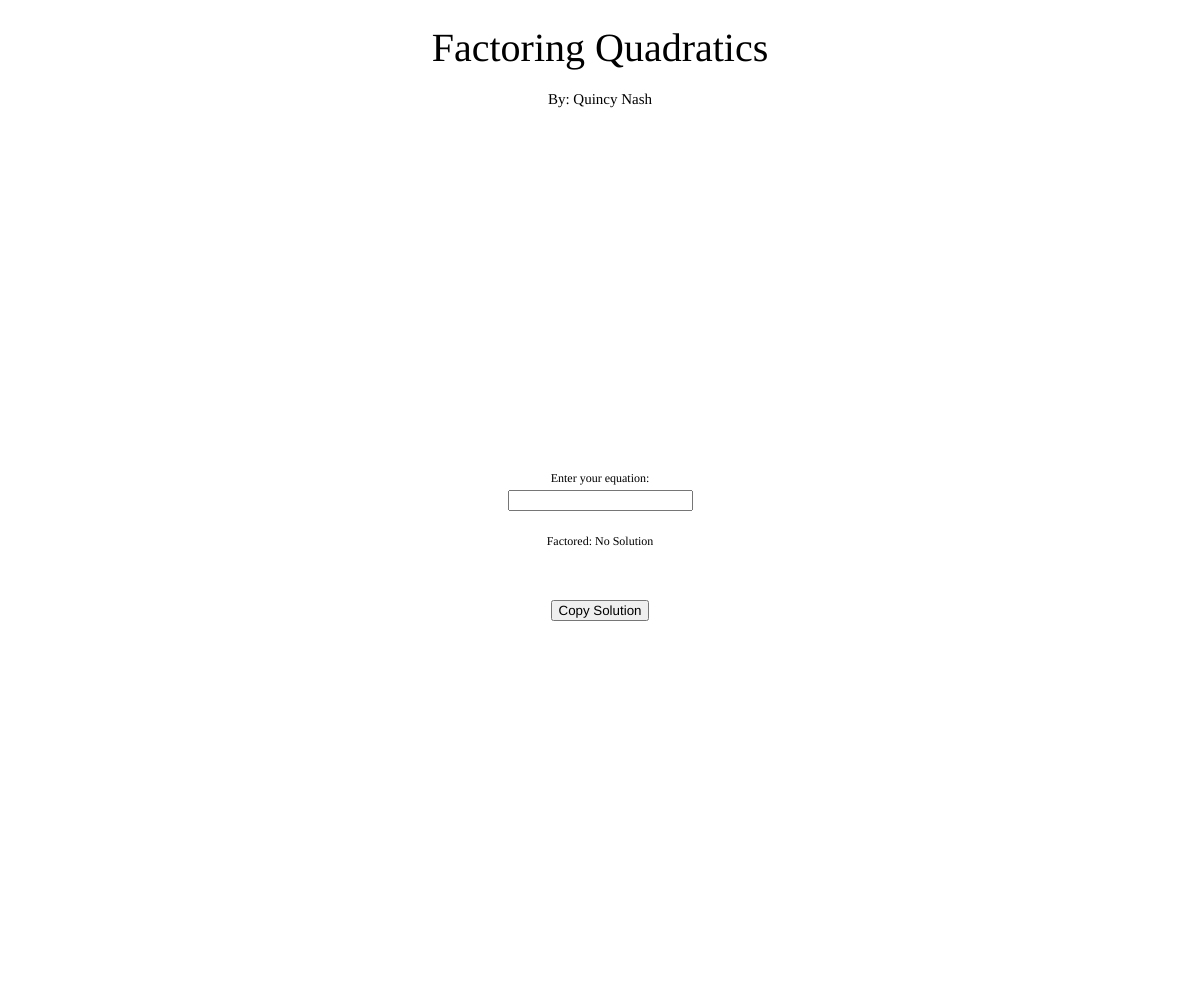
Frame 1 (no input)
Frame 60 (no input): identical to frame 1, image omitted
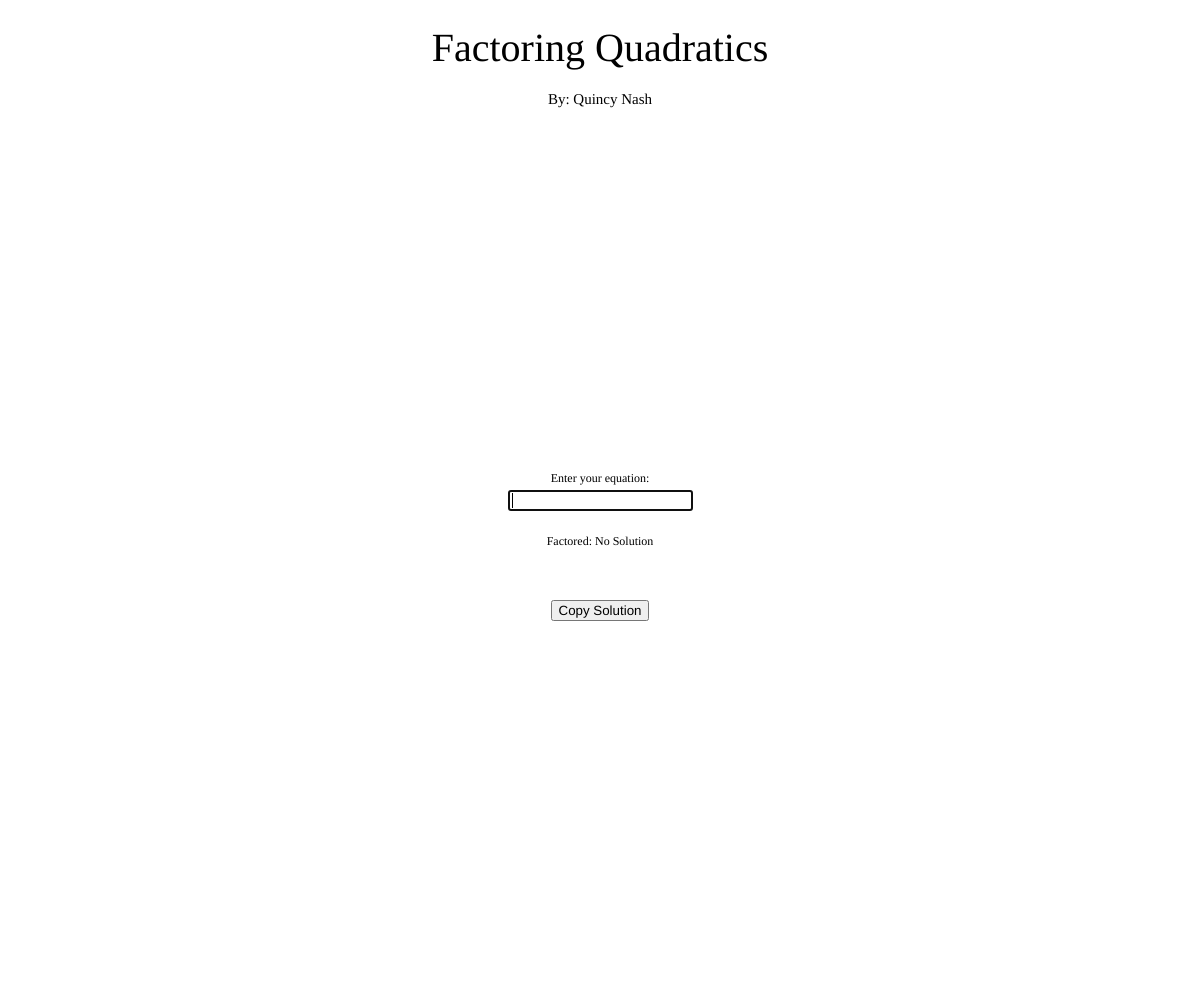
Frame 120 (the mouse pressed at the canvas centre since frame 60)

The p5.js sketch that drew these frames (run headless with seeded random() and noise() and a simulated clock; from frame 60 on, the mouse is pressed at the canvas centre):

// p5.js sketch
// ── sketch.js
let equation, solution, button, mobile;
let characters = [];

function setup() {
  createCanvas(windowWidth, windowHeight);
  equation = createInput("")
  equation.position(width/2 - equation.width/2, height/2 - equation.height/2)
  equation.input(solveEquation)
  
  button = createButton("Copy Solution")
  button.position(width/2 - button.width/2, height/2 + 100)
  button.mousePressed(copySolution)
  
  solution = "No Solution"
  
  for (var i = unchar('A'); i <= unchar('Z'); i++) {
    characters.push(char(i))
  }
}

function windowResized() {
  resizeCanvas(windowWidth, windowHeight)
  button.position(width/2 - button.width/2, height/2 + 100)
  equation.position(width/2 - equation.width/2, height/2 - equation.height/2)
}

function inList(element, array) {
  for (var part of array) {
    if (element == part) {
      return true
    }
  }
  return false
}

function beginningChars(string, chr) {
  var counter = 0
  for (var part of string) {
    if (part == chr) {
      counter += 1
    } else {
      return counter
    }
  }
}

function mySplit(string, chars=["+", "-"], remove=" ") {
  var sub = "";
  var list = []
  var stringLength = string.length
  
  for (var i = 0; i < stringLength; i++) {
    chr = string[i]
    if (inList(chr, chars) || i == stringLength - 1) {
      if (i == stringLength - 1) {
        if (!inList(chr, chars)) {
          sub += chr
        }
      }
      sub = sub.split(remove).join("")
      if (i != beginningChars(string, " ")) {
        list.push(sub)
      }
      sub = ""
      if (chr == "-") {
        sub = "-"
      }
    } else {
      sub += chr
    }
  }
  return list
}

function variables(equation) {
  var text = equation.value()
  var a = mySplit(text)[0] + " "
  a = a.slice(0, -2)
  if (a.length == 2 || a[0] == "-") {
    a = "1" + a[0] + " "
  }
  var b = mySplit(text)[1] + " "
  b = b.slice(0, -2)
  if (b == "") {
    b = "1"
  }
  var c = mySplit(text)[2]
  var v = a[a.length - 2]
  a = a.slice(0, -2)
  //print(a, b, c, v)
  return [a, b, c, v]
}

function factors(num) {
  facts = []
  for (var i = 1; i <= ceil(sqrt(num)); i++) {
    if (num % i == 0) {
      facts.push(i)
      facts.push(num / i)
    }
  }
  return [...new Set(facts)]
}

function copyText(text) {
  text.select()
  text.setSelectionRange(0, 99999) /*For mobile devices*/

  document.execCommand("copy")

  setTimeout(function() {alert("Copied Solution!")}, 150)
}

function copySolution() {
  var old = equation.elt.value
  equation.elt.value = solution
  copyText(equation.elt)
  equation.elt.value = old
}

function factored(vars) {
  var a = vars[0] 
  var b = vars[1]
  var c = vars[2]
  var v = vars[3]
  var answer1 = (-b + sqrt(b ** 2 - (4 * a * c))) / (2 * a)
  var answer2 = (-b - sqrt(b ** 2 - (4 * a * c))) / (2 * a)
  var facts = factors(a)
  var string = ""
  var varA, varB, varC, varD, first, second;
  
  for (var factor of facts) {
    varA = factor
    varB = -answer1 * varA
    varC = a / factor
    varD = -answer2 * varC
    
    if (varB * varD == c && (varA * varD + varB * varC) == b) {
      break
    }
  }
    
  if (varA == 1) {
    varA = ""
  } else if (varA == -1) {
    varA = "-"
  }
    
  if (varC == 1) {
    varC = ""
  } else if (varC == -1) {
    varC = "-"
  }
  
  if (answer1 < 0) {
    string += "(" + str(varA) + v + " + " + str(varB) + ")"
  } else if (answer1 > 0) {
    string += "(" + str(varA) + v + " - " + str(-varB) + ")"
  } else if (varA != undefined) {
    string += str(varA) + v
    first = true
  }
    
  if (answer2 < 0) {
    string += "(" + str(varC) + v + " + " + str(varD) + ")"
  } else if (answer2 > 0) {
    string += "(" + str(varC) + v + " - " + str(-varD) + ")"
  } else if (varA != undefined) {
    string += str(varC) + v
    second = true
  }
  
  if (string == "xx" || string == "" || (first && second) || varA == undefined || varC == undefined) {
    string = "No Solution"
  }
  return string
}

function solveEquation() {
  solution = factored(variables(equation))
}  

function draw() {
  background(255);
  textAlign(CENTER, CENTER)
  
  textSize(12)
  textFont("Futura")
  text("Enter your equation:", width/2, height/2 - equation.height)
  text("Factored: " + solution, width/2, height/2 + equation.height * 2)
    
  textSize(40)
  text("Factoring Quadratics", width/2, 50)
  
  textSize(15)
  text("By: Quincy Nash", width/2, 100)
}
